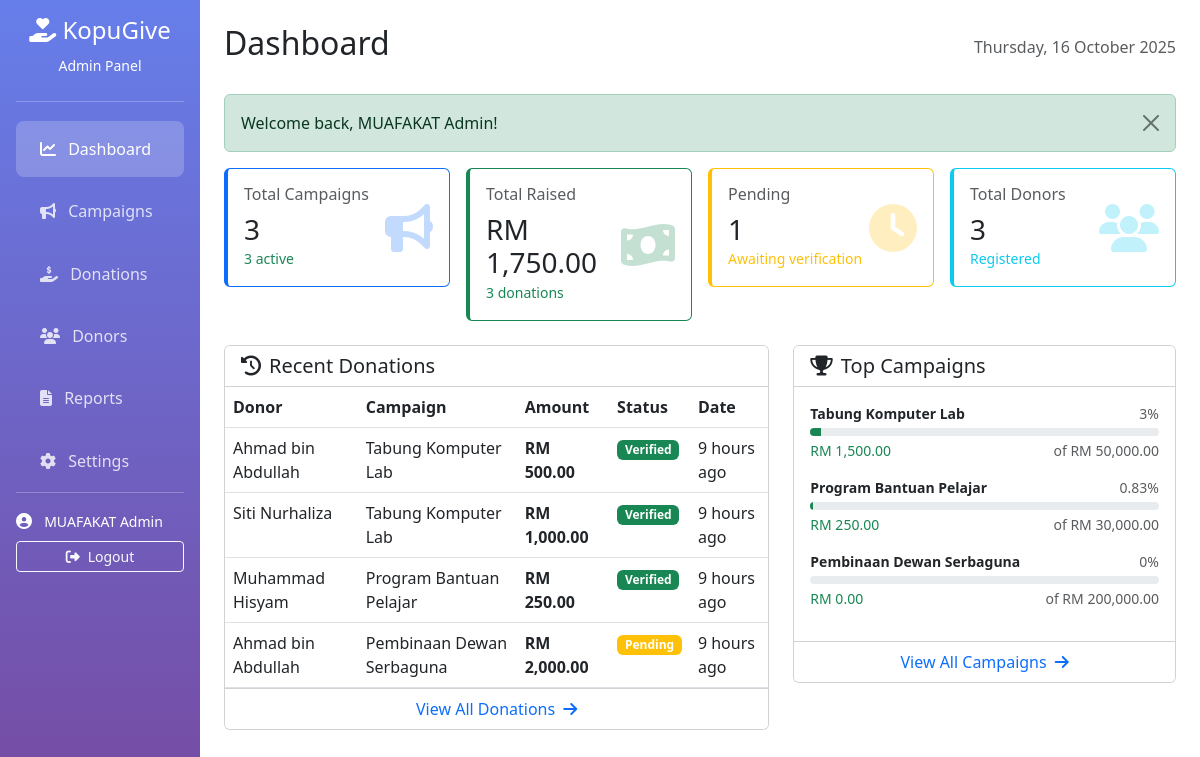
Page /admin/dashboard.php (signed in) on the committed database.
### tables this page shows
CREATE TABLE donations (
    donation_id INT AUTO_INCREMENT PRIMARY KEY,
    campaign_id INT NOT NULL,
    donor_id INT,
    donor_name VARCHAR(255),  
    donor_email VARCHAR(255),
    donor_phone VARCHAR(20),
    amount DECIMAL(10, 2) NOT NULL,
    payment_method ENUM('online_banking', 'card', 'ewallet', 'cash', 'other') DEFAULT 'online_banking',
    transaction_id VARCHAR(100),
    receipt_path VARCHAR(255),
    donation_message TEXT,
    is_anonymous BOOLEAN DEFAULT FALSE,
    status ENUM('pending', 'verified', 'rejected', 'completed') DEFAULT 'pending',
    verified_by INT,
    verified_at TIMESTAMP NULL,
    donation_date TIMESTAMP DEFAULT CURRENT_TIMESTAMP,
    created_at TIMESTAMP DEFAULT CURRENT_TIMESTAMP,
    updated_at TIMESTAMP DEFAULT CURRENT_TIMESTAMP ON UPDATE CURRENT_TIMESTAMP,
    FOREIGN KEY (campaign_id) REFERENCES campaigns(campaign_id) ON DELETE CASCADE,
    FOREIGN KEY (donor_id) REFERENCES users(user_id) ON DELETE SET NULL,
    FOREIGN KEY (verified_by) REFERENCES users(user_id) ON DELETE SET NULL,
    INDEX idx_campaign (campaign_id),
    INDEX idx_donor (donor_id),
    INDEX idx_status (status),
    INDEX idx_donation_date (donation_date)
);

CREATE TABLE campaigns (
    campaign_id INT AUTO_INCREMENT PRIMARY KEY,
    campaign_name VARCHAR(255) NOT NULL,
    description TEXT,
    target_amount DECIMAL(10, 2) NOT NULL,
    current_amount DECIMAL(10, 2) DEFAULT 0.00,
    start_date DATE NOT NULL,
    end_date DATE NOT NULL,
    category ENUM('education', 'infrastructure', 'welfare', 'emergency', 'other') DEFAULT 'other',
    status ENUM('active', 'completed', 'closed', 'draft') DEFAULT 'draft',
    banner_image VARCHAR(255),
    created_by INT,
    created_at TIMESTAMP DEFAULT CURRENT_TIMESTAMP,
    updated_at TIMESTAMP DEFAULT CURRENT_TIMESTAMP ON UPDATE CURRENT_TIMESTAMP,
    FOREIGN KEY (created_by) REFERENCES users(user_id) ON DELETE SET NULL,
    INDEX idx_status (status),
    INDEX idx_dates (start_date, end_date)
);

### admin/dashboard.php (the view, shortened to what the rows shown need)
<?php
require_once '../includes/functions.php';
$db = (new Database())->getConnection();
$stmt = $db->query("
    SELECT d.*, c.campaign_name, u.full_name as donor_full_name
    FROM donations d
    LEFT JOIN campaigns c ON d.campaign_id = c.campaign_id
    LEFT JOIN users u ON d.donor_id = u.user_id
    ORDER BY d.created_at DESC
    LIMIT 5
");
$recentDonations = $stmt->fetchAll();
$stmt = $db->query("
    SELECT c.*,
           COUNT(d.donation_id) as donation_count,
           SUM(d.amount) as total_raised
    FROM campaigns c
    LEFT JOIN donations d ON c.campaign_id = d.campaign_id AND d.status = 'verified'
    WHERE c.status = 'active'
    GROUP BY c.campaign_id
    ORDER BY total_raised DESC
    LIMIT 5
");
$topCampaigns = $stmt->fetchAll();
?>
<!DOCTYPE html>
<html lang="en">
<head>
    <link href="https://cdn.jsdelivr.net/npm/bootstrap@5.3.0/dist/css/bootstrap.min.css" rel="stylesheet">
    <link rel="stylesheet" href="https://cdnjs.cloudflare.com/ajax/libs/font-awesome/6.4.0/css/all.min.css">
</head>
<body>
    <div class="container-fluid">
        <div class="row">
            <main class="col-md-10 ms-sm-auto px-md-4 py-4">
                <div class="d-flex justify-content-between align-items-center mb-4">
                    <h2>Dashboard</h2>
                </div>
                <div class="row">
                    <div class="col-md-7">
                        <div class="card">
                            <div class="card-body p-0">
                                <div class="table-responsive">
                                    <table class="table table-hover mb-0">
                                        <thead>
                                            <tr>
                                                <th>Donor</th>
                                                <th>Campaign</th>
                                                <th>Amount</th>
                                                <th>Status</th>
                                                <th>Date</th>
                                            </tr>
                                        </thead>
                                        <tbody>
                                            <?php foreach ($recentDonations as $donation): ?>
                                                <tr>
                                                    <td><?= htmlspecialchars($donation['donor_full_name'] ?? $donation['donor_name'] ?? 'Anonymous') ?></td>
                                                    <td><?= htmlspecialchars($donation['campaign_name']) ?></td>
                                                    <td><strong><?= formatCurrency($donation['amount']) ?></strong></td>
                                                    <td>
                                                        <?php
                                                        $badges = [
                                                            'pending' => 'warning',
                                                            'verified' => 'success',
                                                            'rejected' => 'danger'
                                                        ];
                                                        $badge = $badges[$donation['status']] ?? 'secondary';
                                                        ?>
                                                        <span class="badge bg-<?= $badge ?>"><?= ucfirst($donation['status']) ?></span>
                                                    </td>
                                                    <td><?= timeAgo($donation['created_at']) ?></td>
                                                </tr>
                                            <?php endforeach; ?>
                                        </tbody>
                                    </table>
                                </div>
                            </div>
                        </div>
                    </div>
                    <div class="col-md-5">
                        <div class="card">
                            <div class="card-body">
                                <?php foreach ($topCampaigns as $campaign): ?>
                                    <?php
                                    $percentage = calculatePercentage($campaign['total_raised'] ?? 0, $campaign['target_amount']);
                                    ?>
                                    <div class="mb-3">
                                        <div class="d-flex justify-content-between mb-1">
                                            <small class="fw-bold"><?= htmlspecialchars($campaign['campaign_name']) ?></small>
                                            <small class="text-muted"><?= $percentage ?>%</small>
                                        </div>
                                        <div class="progress" style="height: 8px;">
                                            <div class="progress-bar bg-success" style="width: <?= $percentage ?>%"></div>
                                        </div>
                                        <div class="d-flex justify-content-between mt-1">
                                            <small class="text-success"><?= formatCurrency($campaign['total_raised'] ?? 0) ?></small>
                                            <small class="text-muted">of <?= formatCurrency($campaign['target_amount']) ?></small>
                                        </div>
                                    </div>
                                <?php endforeach; ?>
                            </div>
                        </div>
                    </div>
                </div>
            </main>
        </div>
    </div>
</body>
</html>

### rows in the picture
donations: donor_name "Ahmad bin Abdullah", campaign.campaign_name "Tabung Komputer Lab", amount "RM 500.00", status "Verified", created_at "9 hours ago"
donations: donor_name "Siti Nurhaliza", campaign.campaign_name "Tabung Komputer Lab", amount "RM 1,000.00", status "Verified", created_at "9 hours ago"
donations: donor_name "Muhammad Hisyam", campaign.campaign_name "Program Bantuan Pelajar", amount "RM 250.00", status "Verified", created_at "9 hours ago"
donations: donor_name "Ahmad bin Abdullah", campaign.campaign_name "Pembinaan Dewan Serbaguna", amount "RM 2,000.00", status "Pending", created_at "9 hours ago"
campaigns: campaign_name "Tabung Komputer Lab", percentage "3", total_raised "RM 1,500.00", target_amount "RM 50,000.00"
campaigns: campaign_name "Program Bantuan Pelajar", percentage "0.83", total_raised "RM 250.00", target_amount "RM 30,000.00"
campaigns: campaign_name "Pembinaan Dewan Serbaguna", percentage "0", total_raised "RM 0.00", target_amount "RM 200,000.00"

### other values in the picture
$_SESSION['full_name'] "MUAFAKAT Admin"
$flashMessage['message'] "Welcome back, MUAFAKAT Admin!"
$stats['total_campaigns'] "3"
$stats['active_campaigns'] "3"
formatCurrency($stats['total_amount']) "RM 1,750.00"
$stats['total_donations'] "3"
$stats['pending_donations'] "1"
$stats['total_donors'] "3"
